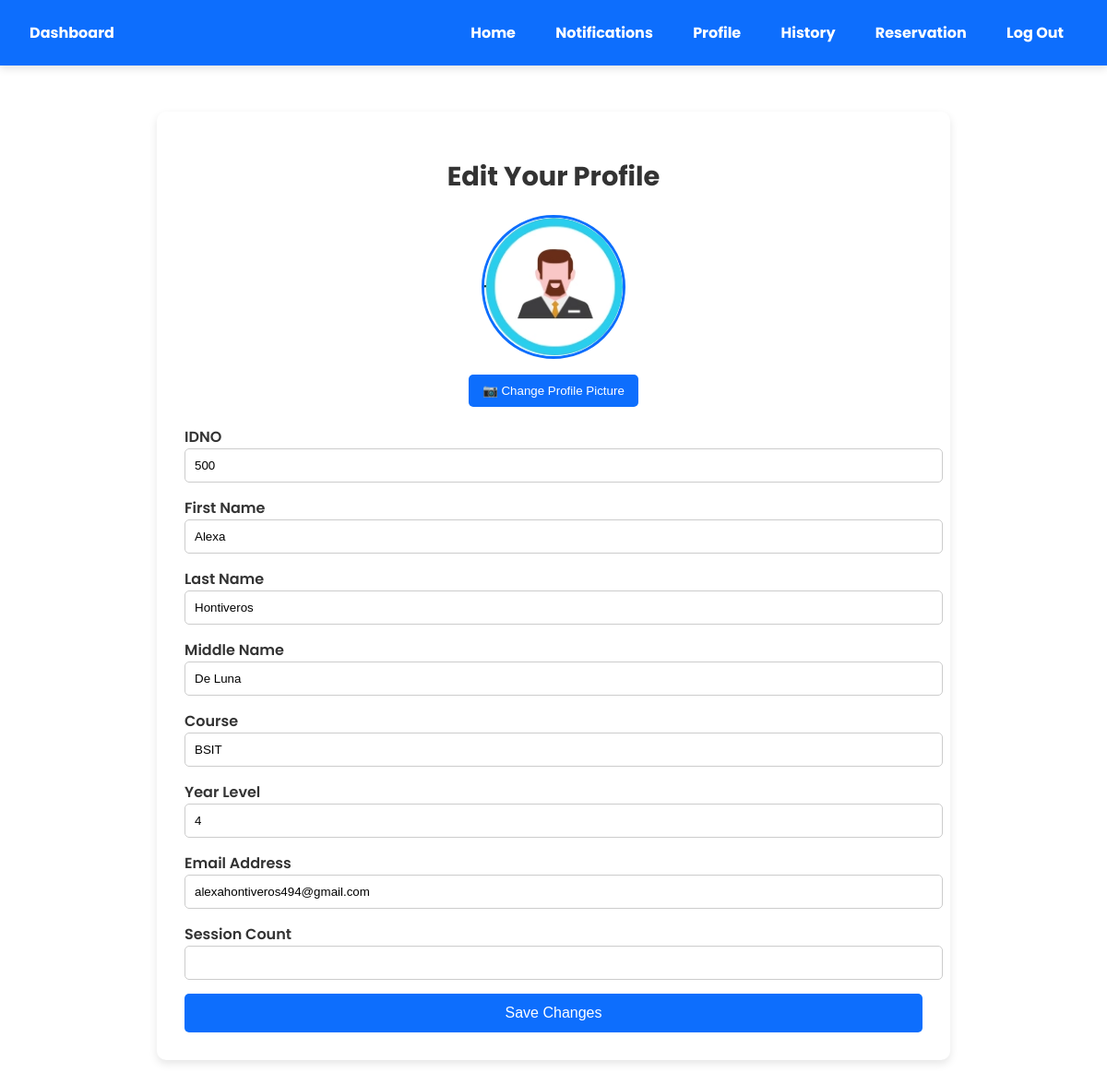
/edit_profile (signed in), run on the app's committed database.
### tables this page shows
CREATE TABLE users (
    id INTEGER PRIMARY KEY AUTOINCREMENT,
    idno INTEGER NOT NULL,
    lastname VARCHAR(50) NOT NULL,
    firstname VARCHAR(50) NOT NULL,
    middlename VARCHAR(50),
    course VARCHAR(100) NOT NULL,
    year_level INTEGER NOT NULL,
    email_address VARCHAR(50) NOT NULL,
    username VARCHAR(50) NOT NULL,
    password VARCHAR(50) NOT NULL,
    profile_picture VARCHAR(255)
, is_admin BOOLEAN DEFAULT 0, registration_date TEXT, sessions INT DEFAULT 30);

### app.py (the view, shortened to what this page needs)
@app.route('/edit_profile', methods=['GET', 'POST'])
def edit_profile():
    username = session.get('user')
    if not username:
        flash("Please log in first.", "warning")
        return redirect(url_for('login'))
    student = get_student_by_username(username)
    if not student:
        flash("User not found!", "danger")
        return redirect(url_for('login'))
    return render_template('edit_profile.html', student=student)

### app.py (called while the page is built)
@app.after_request
def disable_cache(response):
    response.headers['Cache-Control'] = 'no-store, no-cache, must-revalidate, post-check=0, pre-check=0'
    response.headers['Pragma'] = 'no-cache'
    response.headers['Expires'] = '0'
    return response

### dbhelper.py (called while the page is built)
def getprocess(sql: str, params: tuple = ()) -> list:
    db = connect(database)
    cursor: object = db.cursor()
    cursor.row_factory = Row
    cursor.execute(sql, params)
    data: list = cursor.fetchall()
    db.close()
    return [dict(row) for row in data]

def get_student_by_username(username: str) -> dict:
    sql = """SELECT idno, lastname, firstname, middlename, course, year_level,
                    email_address, username, password, profile_picture, sessions
             FROM users WHERE username = ?"""
    student_list = getprocess(sql, (username,))
    if student_list:
        student = student_list[0]
        student["profile_picture"] = student.get("profile_picture") or "profile_picture.png"
        return student
    return None

### templates/edit_profile.html (shortened to what this page needs)
<!DOCTYPE html>
<html lang="en">
<head>
</head>
<body>
    <nav class="navbar">
        <a class="nav-link" href="{{ url_for('student_dashboard')}}">Dashboard</a>
        <div class="nav-items">
            <a class="nav-link" href="{{ url_for('student_dashboard')}}">Home</a>
            <a class="nav-link" href="#">Notifications</a>
            <a class="nav-link" href="{{ url_for('edit_profile') }}">Profile</a>
            <a class="nav-link" href="{{ url_for('student_history')}}">History</a>
            <a class="nav-link" href="{{ url_for('student_reservation')}}">Reservation</a>
            <a class="nav-link" href="{{ url_for('logout') }}">Log Out</a>
        </div>
    </nav>
    <div class="container">
        <h1>Edit Your Profile</h1>
        <form method="POST" action="/edit_profile" enctype="multipart/form-data">
            <div class="profile-pic-container">
                <img id="profile-pic" class="profile-pic"
                     src="{{ url_for('static', filename='uploads/' + (student.profile_picture if student.profile_picture else 'def.png')) }}"
                     alt="Profile Picture">
                <br>
                <button class="upload-btn" type="button" onclick="document.getElementById('profile-upload').click();">
                    📷 Change Profile Picture
                </button>
            </div>
            <div class="form-group">
                <label for="idno">IDNO</label>
                <input type="text" name="idno" id="idno" value="{{ student.idno }}" placeholder="IDNO" readonly>
            </div>
            <div class="form-group">
                <label for="firstname">First Name</label>
                <input type="text" name="firstname" id="firstname" value="{{ student.firstname }}" placeholder="Enter your first name">
            </div>
            <div class="form-group">
                <label for="lastname">Last Name</label>
                <input type="text" name="lastname" id="lastname" value="{{ student.lastname }}" placeholder="Enter your last name">
            </div>
            <div class="form-group">
                <label for="middlename">Middle Name</label>
                <input type="text" name="middlename" id="middlename" value="{{ student.middlename }}" placeholder="Enter your middle name">
            </div>
            <div class="form-group">
                <label for="course">Course</label>
                <input type="text" name="course" id="course" value="{{ student.course }}" placeholder="Your Course">
            </div>
            <div class="form-group">
                <label for="year_level">Year Level</label>
                <input type="text" name="year_level" id="year_level" value="{{ student.year_level }}" placeholder="Year Level (e.g. 1st Year)">
            </div>
            <div class="form-group">
                <label for="email_address">Email Address</label>
                <input type="text" name="email_address" id="email_address" value="{{ student.email_address }}" placeholder="Email Address (e.g. 1st Year)">
            </div>
            <div class="form-group">
                <label for="session_count">Session Count</label>
                <input type="text" name="session_count" id="session_count" value="{{ student.session_count }}" readonly>
            </div>
            <button type="submit" class="btn-save">Save Changes</button>
        </form>
    </div>
</body>
</html>

### templates/edit_profile.html (style rules this page uses)
body { background: url('https://source.unsplash.com/1600x900/?art,abstract') no-repeat center center/cover; color: #333; font-family: 'Poppins', Arial, sans-serif; margin: 0; padding: 0; }
.navbar { background-color: #0d6efd; padding: 15px 20px; display: flex; justify-content: space-between; align-items: center; box-shadow: 0 4px 8px rgba(0, 0, 0, 0.1); }
.navbar .nav-link { color: white; font-weight: bold; margin-right: 15px; text-decoration: none; font-size: 1rem; padding: 8px 12px; border-radius: 5px; transition: background 0.3s ease-in-out; }
.container { max-width: 800px; background: white; padding: 30px; margin: 50px auto; border-radius: 10px; box-shadow: 0 4px 10px rgba(0, 0, 0, 0.1); }
h1 { text-align: center; font-size: 1.8rem; }
.profile-pic-container { text-align: center; margin-bottom: 20px; }
.profile-pic { width: 150px; height: 150px; border-radius: 50%; object-fit: cover; border: 3px solid #0d6efd; }
.upload-btn { margin-top: 10px; background: #0d6efd; color: white; border: none; padding: 10px 15px; border-radius: 5px; cursor: pointer; transition: 0.3s; }
.form-group { margin-bottom: 15px; }
label { font-weight: 600; }
input { width: 100%; padding: 10px; border-radius: 5px; border: 1px solid #ccc; }
.btn-save { width: 100%; background: #0d6efd; color: white; border: none; padding: 12px; border-radius: 5px; cursor: pointer; font-size: 1rem; transition: 0.3s; }

### data on the page
users: profile_picture (picture), idno "500", firstname "Alexa", lastname "Hontiveros", middlename "De Luna", course "BSIT", year_level "4", email_address "alexahontiveros494@gmail.com"
